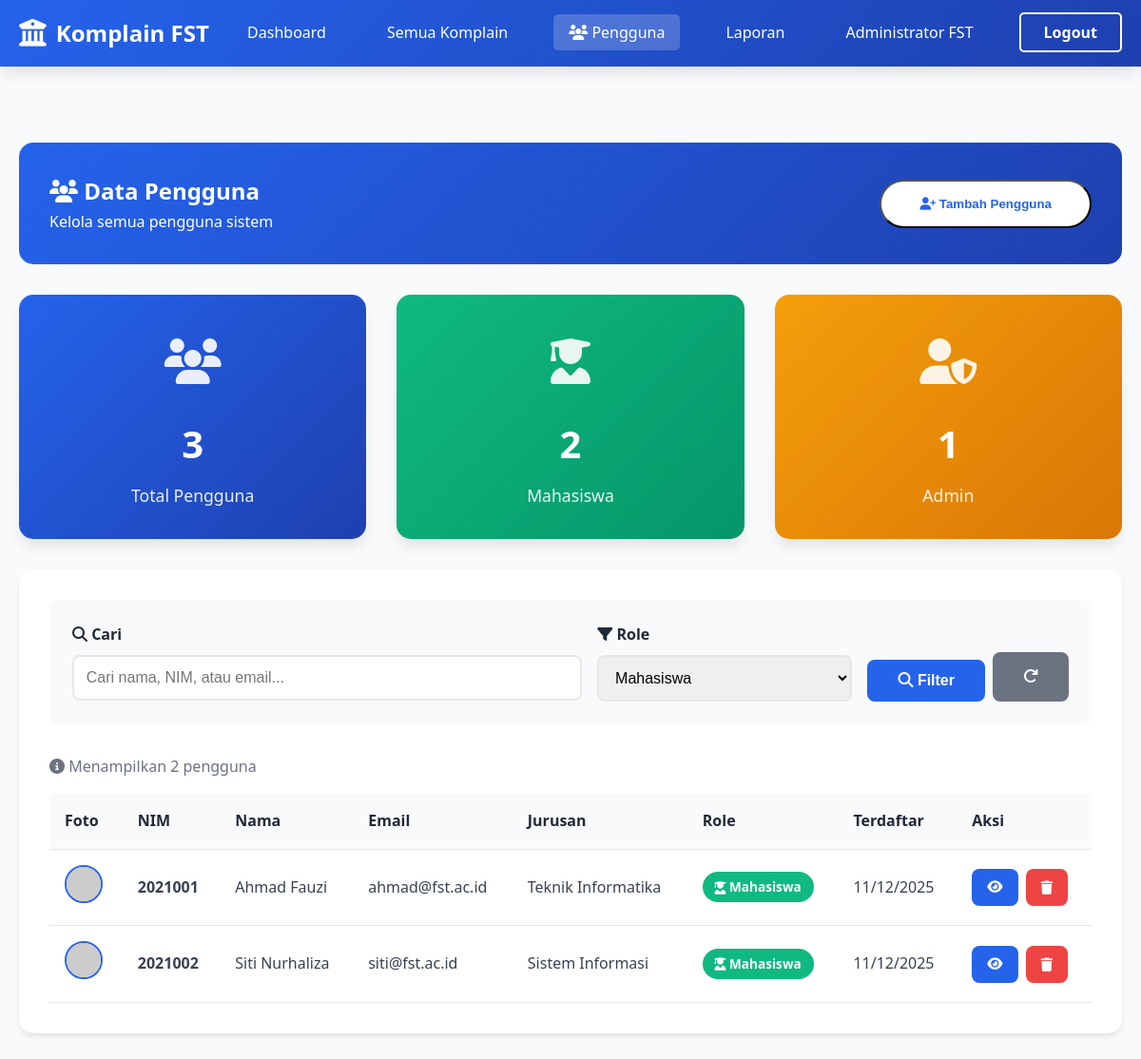
The app's page /pengguna.php?role=mahasiswa (signed in) with its own data.
### tables this page shows
CREATE TABLE IF NOT EXISTS users (
    id INT PRIMARY KEY AUTO_INCREMENT,
    nim VARCHAR(20) UNIQUE NOT NULL,
    nama VARCHAR(100) NOT NULL,
    email VARCHAR(100) UNIQUE NOT NULL,
    password VARCHAR(255) NOT NULL,
    jurusan VARCHAR(50) NOT NULL,
    no_telp VARCHAR(15),
    role ENUM('mahasiswa', 'admin') DEFAULT 'mahasiswa',
    foto_profil VARCHAR(255) DEFAULT 'default.jpg',
    created_at TIMESTAMP DEFAULT CURRENT_TIMESTAMP
);

### config.php (called while the page is built, shortened)
<?php
$conn = mysqli_connect(DB_HOST, DB_USER, DB_PASS, DB_NAME);
mysqli_set_charset($conn, "utf8mb4");
function clean($data) {
    global $conn;
    return mysqli_real_escape_string($conn, htmlspecialchars(trim($data)));
}
?>

### pengguna.php (the view, shortened to what this page needs)
<?php
require_once 'config.php';
$role_filter = isset($_GET['role']) ? clean($_GET['role']) : '';
$search = isset($_GET['search']) ? clean($_GET['search']) : '';
$query = "SELECT * FROM users WHERE 1=1";
if($role_filter) {
    $query .= " AND role='$role_filter'";
}
$query .= " ORDER BY created_at DESC";
$result = mysqli_query($conn, $query);
$total_users = mysqli_fetch_assoc(mysqli_query($conn, "SELECT COUNT(*) as total FROM users"))['total'];
$total_mahasiswa = mysqli_fetch_assoc(mysqli_query($conn, "SELECT COUNT(*) as total FROM users WHERE role='mahasiswa'"))['total'];
$total_admin = mysqli_fetch_assoc(mysqli_query($conn, "SELECT COUNT(*) as total FROM users WHERE role='admin'"))['total'];
?>
<!DOCTYPE html>
<html lang="id">
<head>
    <link rel="stylesheet" href="css/style.css">
    <link rel="stylesheet" href="https://cdnjs.cloudflare.com/ajax/libs/font-awesome/6.4.0/css/all.min.css">
</head>
<body>
    <nav class="navbar">
        <div class="container">
            <div class="nav-brand">
                <i class="fas fa-university"></i>
                <span>Komplain FST</span>
            </div>
            <ul class="nav-menu">
                <li><a href="dashboard.php">Dashboard</a></li>
                <li><a href="komplain-saya.php">Semua Komplain</a></li>
                <li><a href="pengguna.php" class="active"><i class="fas fa-users"></i> Pengguna</a></li>
                <li><a href="laporan.php">Laporan</a></li>
                <li><a href="profil.php"><?php echo $_SESSION['nama']; ?></a></li>
                <li><a href="logout.php" class="btn-nav-outline">Logout</a></li>
            </ul>
        </div>
    </nav>
    <section class="dashboard">
        <div class="container">
            <div class="dashboard-header">
                <div>
                    <h1><i class="fas fa-users"></i> Data Pengguna</h1>
                    <p>Kelola semua pengguna sistem</p>
                </div>
                <button onclick="document.getElementById('addUserModal').style.display='block'" class="btn-primary">
                    <i class="fas fa-user-plus"></i> Tambah Pengguna
                </button>
            </div>
            <div class="stats-grid" style="margin-bottom: 2rem; grid-template-columns: repeat(auto-fit, minmax(250px, 1fr));">
                <div class="stat-card">
                    <div class="stat-icon"><i class="fas fa-users"></i></div>
                    <h3 class="stat-number"><?php echo $total_users; ?></h3>
                    <p class="stat-label">Total Pengguna</p>
                </div>
                <div class="stat-card" style="background: linear-gradient(135deg, #10b981, #059669);">
                    <div class="stat-icon"><i class="fas fa-user-graduate"></i></div>
                    <h3 class="stat-number"><?php echo $total_mahasiswa; ?></h3>
                    <p class="stat-label">Mahasiswa</p>
                </div>
                <div class="stat-card" style="background: linear-gradient(135deg, #f59e0b, #d97706);">
                    <div class="stat-icon"><i class="fas fa-user-shield"></i></div>
                    <h3 class="stat-number"><?php echo $total_admin; ?></h3>
                    <p class="stat-label">Admin</p>
                </div>
            </div>
            <div class="card">
                <div style="padding: 1.5rem; background: #f9fafb; border-radius: 10px; margin-bottom: 2rem;">
                    <form method="GET" action="">
                        <div style="display: grid; grid-template-columns: 2fr 1fr auto; gap: 1rem;">
                            <div class="form-group" style="margin-bottom: 0;">
                                <label for="search"><i class="fas fa-search"></i> Cari</label>
                                <input type="text" id="search" name="search" class="form-control"
                                       placeholder="Cari nama, NIM, atau email..." value="<?php echo $search; ?>">
                            </div>
                            <div class="form-group" style="margin-bottom: 0;">
                                <label for="role"><i class="fas fa-filter"></i> Role</label>
                                <select id="role" name="role" class="form-control">
                                    <option value="mahasiswa" <?php echo $role_filter == 'mahasiswa' ? 'selected' : ''; ?>>Mahasiswa</option>
                                </select>
                            </div>
                            <div style="display: flex; gap: 0.5rem; align-items: end;">
                                <button type="submit" class="btn btn-primary-form">
                                    <i class="fas fa-search"></i> Filter
                                </button>
                                <a href="pengguna.php" class="btn" style="background: #6b7280; color: white;">
                                    <i class="fas fa-redo"></i>
                                </a>
                            </div>
                        </div>
                    </form>
                </div>
                <div style="padding: 0 0 1rem 0; color: #6b7280;">
                    <i class="fas fa-info-circle"></i>
                    Menampilkan <?php echo mysqli_num_rows($result); ?> pengguna
                </div>
                <?php if(mysqli_num_rows($result) > 0): ?>
                <div style="overflow-x: auto;">
                    <table class="table">
                        <thead>
                            <tr>
                                <th>Foto</th>
                                <th>NIM</th>
                                <th>Nama</th>
                                <th>Email</th>
                                <th>Jurusan</th>
                                <th>Role</th>
                                <th>Terdaftar</th>
                                <th>Aksi</th>
                            </tr>
                        </thead>
                        <tbody>
                            <?php while($user = mysqli_fetch_assoc($result)): ?>
                            <tr>
                                <td>
                                    <img src="https://ui-avatars.com/api/?name=<?php echo urlencode($user['nama']); ?>&size=40&background=2563eb&color=fff"
                                         style="width: 40px; height: 40px; border-radius: 50%; border: 2px solid var(--primary);">
                                </td>
                                <td><strong><?php echo $user['nim']; ?></strong></td>
                                <td><?php echo $user['nama']; ?></td>
                                <td><?php echo $user['email']; ?></td>
                                <td><?php echo $user['jurusan']; ?></td>
                                <td>
                                    <span class="badge" style="<?php echo $user['role'] == 'admin' ? 'background: #f59e0b; color: white;' : 'background: #10b981; color: white;'; ?>">
                                        <i class="fas fa-<?php echo $user['role'] == 'admin' ? 'user-shield' : 'user-graduate'; ?>"></i>
                                        <?php echo ucfirst($user['role']); ?>
                                    </span>
                                </td>
                                <td><?php echo date('d/m/Y', strtotime($user['created_at'])); ?></td>
                                <td>
                                    <div style="display: flex; gap: 0.5rem;">
                                        <button onclick="viewUser(<?php echo htmlspecialchars(json_encode($user)); ?>)"
                                                class="btn btn-primary-form" style="padding: 0.5rem 1rem; font-size: 0.9rem;">
                                            <i class="fas fa-eye"></i>
                                        </button>
                                        <?php if($user['id'] != $_SESSION['user_id']): ?>
                                        <a href="?delete&id=<?php echo $user['id']; ?>"
                                           class="btn btn-danger" style="padding: 0.5rem 1rem; font-size: 0.9rem;"
                                           onclick="return confirm('Hapus pengguna <?php echo $user['nama']; ?>?')">
                                            <i class="fas fa-trash"></i>
                                        </a>
                                        <?php endif; ?>
                                    </div>
                                </td>
                            </tr>
                            <?php endwhile; ?>
                        </tbody>
                    </table>
                </div>
                <?php endif; ?>
            </div>
        </div>
    </section>
</body>
</html>

### css/style.css (style rules this page uses)
* { margin: 0; padding: 0; box-sizing: border-box; }
:root { --primary: #2563eb; --primary-dark: #1e40af; --secondary: #10b981; --danger: #ef4444; --warning: #f59e0b; --dark: #1f2937; --light: #f9fafb; --white: #ffffff; --text: #374151; --border: #e5e7eb; --shadow: 0 4px 6px -1px rgba(0, 0, 0, 0.1); --shadow-lg: 0 10px 15px -3px rgba(0, 0, 0, 0.1); }
body { font-family: 'Segoe UI', Tahoma, Geneva, Verdana, sans-serif; line-height: 1.6; color: var(--text); background: var(--light); }
.container { max-width: 1200px; margin: 0 auto; padding: 0 20px; }
.navbar { background: linear-gradient(135deg, var(--primary), var(--primary-dark)); color: var(--white); padding: 1rem 0; position: sticky; top: 0; z-index: 1000; box-shadow: var(--shadow-lg); }
.navbar .container { display: flex; justify-content: space-between; align-items: center; }
.nav-brand { display: flex; align-items: center; gap: 10px; font-size: 1.5rem; font-weight: bold; }
.nav-brand i { font-size: 1.8rem; }
.nav-menu { display: flex; list-style: none; gap: 2rem; align-items: center; }
.nav-menu a { color: var(--white); text-decoration: none; transition: all 0.3s; padding: 0.5rem 1rem; border-radius: 5px; }
.nav-menu a:hover, .nav-menu a.active { background: rgba(255, 255, 255, 0.2); }
.btn-nav-outline { border: 2px solid var(--white); padding: 0.5rem 1.5rem !important; border-radius: 25px; font-weight: 600; }
.btn-primary, .btn-secondary { padding: 1rem 2.5rem; border-radius: 30px; text-decoration: none; font-weight: 600; transition: all 0.3s; display: inline-block; }
.btn-primary { background: var(--white); color: var(--primary); }
.stats-grid { display: grid; grid-template-columns: repeat(auto-fit, minmax(250px, 1fr)); gap: 2rem; }
.stat-card { text-align: center; padding: 2rem; background: linear-gradient(135deg, var(--primary), var(--primary-dark)); color: var(--white); border-radius: 15px; box-shadow: var(--shadow-lg); transition: transform 0.3s; }
.stat-icon { font-size: 3rem; margin-bottom: 1rem; opacity: 0.9; }
.stat-number { font-size: 2.5rem; font-weight: bold; margin-bottom: 0.5rem; }
.stat-label { font-size: 1.1rem; opacity: 0.9; }
.form-group { margin-bottom: 1.5rem; }
.form-group label { display: block; margin-bottom: 0.5rem; color: var(--dark); font-weight: 600; }
.form-control { width: 100%; padding: 0.8rem; border: 2px solid var(--border); border-radius: 8px; font-size: 1rem; transition: 0.3s; }
.btn { padding: 0.8rem 2rem; border: none; border-radius: 8px; font-size: 1rem; font-weight: 600; cursor: pointer; transition: 0.3s; text-decoration: none; display: inline-block; }
.btn-primary-form { background: var(--primary); color: var(--white); }
.btn-danger { background: var(--danger); color: var(--white); }
.dashboard { padding: 80px 0; min-height: 100vh; }
.dashboard-header { background: linear-gradient(135deg, var(--primary), var(--primary-dark)); color: var(--white); padding: 2rem; border-radius: 15px; margin-bottom: 2rem; display: flex; justify-content: space-between; align-items: center; }
.card { background: var(--white); padding: 2rem; border-radius: 15px; box-shadow: var(--shadow); margin-bottom: 2rem; }
.table { width: 100%; border-collapse: collapse; }
.table th, .table td { padding: 1rem; text-align: left; border-bottom: 1px solid var(--border); }
.table th { background: var(--light); color: var(--dark); font-weight: 600; }
.badge { padding: 0.4rem 0.8rem; border-radius: 20px; font-size: 0.85rem; font-weight: 600; }

### records on screen
users: nim "2021001", nama "Ahmad Fauzi", email "ahmad@fst.ac.id", jurusan "Teknik Informatika", role "Mahasiswa", created_at "11/12/2025"
users: nim "2021002", nama "Siti Nurhaliza", email "siti@fst.ac.id", jurusan "Sistem Informasi", role "Mahasiswa", created_at "11/12/2025"

### other values on screen
$_SESSION['nama'] "Administrator FST"
$total_users "3"
$total_mahasiswa "2"
$total_admin "1"
mysqli_num_rows($result) "2"
